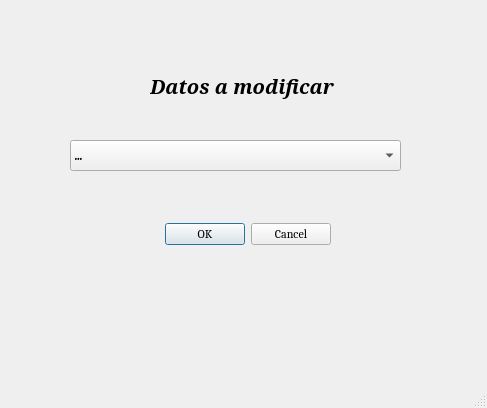
<?xml version="1.0" encoding="UTF-8"?>
<ui version="4.0">
 <class>MainWindow</class>
 <widget class="QMainWindow" name="MainWindow">
  <property name="geometry">
   <rect>
    <x>0</x>
    <y>0</y>
    <width>487</width>
    <height>408</height>
   </rect>
  </property>
  <property name="windowTitle">
   <string>MainWindow</string>
  </property>
  <widget class="QWidget" name="centralwidget">
   <widget class="QComboBox" name="menu_modificacion">
    <property name="geometry">
     <rect>
      <x>70</x>
      <y>140</y>
      <width>331</width>
      <height>31</height>
     </rect>
    </property>
    <property name="font">
     <font>
      <family>Cambria</family>
      <pointsize>10</pointsize>
      <weight>75</weight>
      <italic>true</italic>
      <bold>true</bold>
     </font>
    </property>
    <item>
     <property name="text">
      <string>...</string>
     </property>
    </item>
    <item>
     <property name="text">
      <string>Residente</string>
     </property>
    </item>
    <item>
     <property name="text">
      <string>Contacto 1</string>
     </property>
    </item>
    <item>
     <property name="text">
      <string>Contacto 2</string>
     </property>
    </item>
   </widget>
   <widget class="QDialogButtonBox" name="boton_modificar">
    <property name="geometry">
     <rect>
      <x>130</x>
      <y>220</y>
      <width>201</width>
      <height>28</height>
     </rect>
    </property>
    <property name="font">
     <font>
      <family>Cambria</family>
     </font>
    </property>
    <property name="standardButtons">
     <set>QDialogButtonBox::Cancel|QDialogButtonBox::Ok</set>
    </property>
   </widget>
   <widget class="QLabel" name="label">
    <property name="geometry">
     <rect>
      <x>150</x>
      <y>60</y>
      <width>201</width>
      <height>51</height>
     </rect>
    </property>
    <property name="font">
     <font>
      <family>Garamond</family>
      <pointsize>15</pointsize>
      <weight>75</weight>
      <italic>true</italic>
      <bold>true</bold>
     </font>
    </property>
    <property name="text">
     <string>Datos a modificar </string>
    </property>
   </widget>
  </widget>
  <widget class="QMenuBar" name="menubar">
   <property name="geometry">
    <rect>
     <x>0</x>
     <y>0</y>
     <width>487</width>
     <height>26</height>
    </rect>
   </property>
  </widget>
  <widget class="QStatusBar" name="statusbar"/>
 </widget>
 <resources/>
 <connections/>
</ui>
